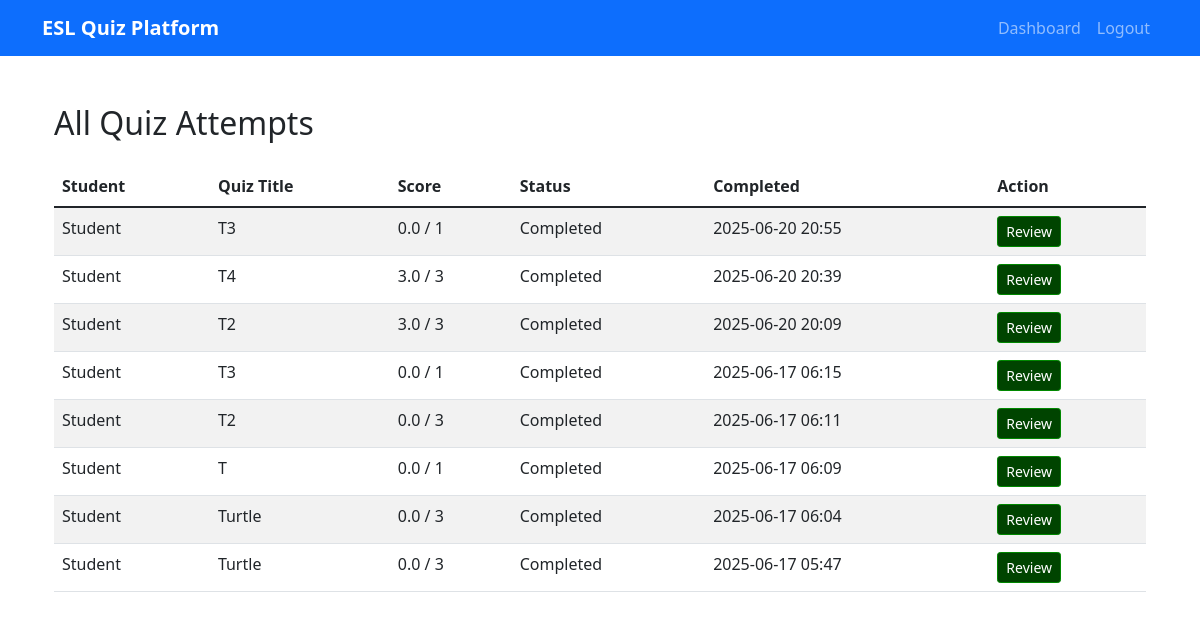
Page /instructor/quiz_attempts (signed in) on the committed database.
### app/models.py (models this page shows, shortened)
class QuizAttempt(db.Model):
    id = db.Column(db.Integer, primary_key=True)
    score = db.Column(db.Float)
    total_questions = db.Column(db.Integer)
    time_started = db.Column(db.DateTime, default=datetime.utcnow)
    time_completed = db.Column(db.DateTime)
    is_completed = db.Column(db.Boolean, default=False)
    student_id = db.Column(db.Integer, db.ForeignKey('user.id'), nullable=False)
    quiz_id = db.Column(db.Integer, db.ForeignKey('quiz.id'), nullable=False)
    answers = db.relationship('StudentAnswer', backref='attempt', lazy='dynamic', cascade='all, delete-orphan')

class User(UserMixin, db.Model):
    id = db.Column(db.Integer, primary_key=True)
    name = db.Column(db.String(64), nullable=False)
    email = db.Column(db.String(120), index=True, unique=True, nullable=False)
    password_hash = db.Column(db.String(128))
    role = db.Column(db.String(20), default='student')  # 'student' or 'instructor'
    created_at = db.Column(db.DateTime, default=datetime.utcnow)
    grade_level = db.Column(db.String(20))  # beginner, intermediate, advanced
    created_quizzes = db.relationship('Quiz', backref='creator', lazy='dynamic', cascade='all, delete-orphan')
    quiz_attempts = db.relationship('QuizAttempt', backref='student', lazy='dynamic', cascade='all, delete-orphan')

class Quiz(db.Model):
    id = db.Column(db.Integer, primary_key=True)
    title = db.Column(db.String(200), nullable=False)
    description = db.Column(db.Text)
    quiz_type = db.Column(db.String(50))
    source_content = db.Column(db.Text)
    source_image_path = db.Column(db.String(255))
    source_mime = db.Column(db.String(50))
    difficulty_level = db.Column(db.String(20))
    created_at = db.Column(db.DateTime, default=datetime.utcnow)
    is_active = db.Column(db.Boolean, default=True)
    creator_id = db.Column(db.Integer, db.ForeignKey('user.id'), nullable=False)
    questions = db.relationship('Question', backref='quiz', lazy='dynamic', cascade='all, delete-orphan')
    attempts = db.relationship('QuizAttempt', backref='quiz', lazy='dynamic')
    assignments = db.relationship('QuizAssignment', backref='quiz', lazy='dynamic')

### app/main/routes.py (the view)
@bp.route('/instructor/quiz_attempts')
@login_required
def view_all_quiz_attempts():
    if current_user.role != 'instructor':
        flash('Access denied.')
        return redirect(url_for('main.dashboard'))
    attempts = (
        QuizAttempt.query
        .join(Quiz)
        .filter(Quiz.creator_id == current_user.id)
        .order_by(QuizAttempt.time_started.desc())
        .all()
    )
    return render_template('main/all_quiz_attempts.html', attempts=attempts)

### app/models.py (called while the page is built)
@login.user_loader
def load_user(id):
    return User.query.get(int(id))

### app/templates/main/all_quiz_attempts.html
{% extends "base.html" %}
{% block content %}
<div class="container mt-5">
    <h2>All Quiz Attempts</h2>
    {% if attempts %}
    <table class="table table-striped mt-4">
        <thead>
            <tr>
                <th>Student</th>
                <th>Quiz Title</th>
                <th>Score</th>
                <th>Status</th>
                <th>Completed</th>
                <th>Action</th>
            </tr>
        </thead>
        <tbody>
            {% for attempt in attempts %}
            <tr>
                <td>{{ attempt.student.name }}</td>
                <td>{{ attempt.quiz.title }}</td>
                <td>
                    {% if attempt.is_completed %}
                        {{ attempt.score }} / {{ attempt.total_questions }}
                    {% else %}
                        N/A
                    {% endif %}
                </td>
                <td>{{ 'Completed' if attempt.is_completed else 'In Progress' }}</td>
                <td>{{ attempt.time_completed.strftime('%Y-%m-%d %H:%M') if attempt.time_completed else '-' }}</td>
                <td>
                    {% if attempt.is_completed %}
                        <a href="{{ url_for('main.review_attempt', attempt_id=attempt.id) }}" class="btn btn-sm btn-primary">Review</a>
                    {% else %}
                        <span class="text-muted">Not finished</span>
                    {% endif %}
                </td>
            </tr>
            {% endfor %}
        </tbody>
    </table>
    {% else %}
    <p>No attempts found.</p>
    {% endif %}
</div>
{% endblock %}

### app/static/css/style.css (style rules this page uses)
.btn { background-color: #004400; border-color: #008800; }

### rows in the picture
QuizAttempt: student.name "Student", quiz "T3", score "0.0", total_questions "1", is_completed "Completed", time_completed "2025-06-20 20:55"
QuizAttempt: student.name "Student", quiz "T4", score "3.0", total_questions "3", is_completed "Completed", time_completed "2025-06-20 20:39"
QuizAttempt: student.name "Student", quiz "T2", score "3.0", total_questions "3", is_completed "Completed", time_completed "2025-06-20 20:09"
QuizAttempt: student.name "Student", quiz "T3", score "0.0", total_questions "1", is_completed "Completed", time_completed "2025-06-17 06:15"
QuizAttempt: student.name "Student", quiz "T2", score "0.0", total_questions "3", is_completed "Completed", time_completed "2025-06-17 06:11"
QuizAttempt: student.name "Student", quiz "T", score "0.0", total_questions "1", is_completed "Completed", time_completed "2025-06-17 06:09"
QuizAttempt: student.name "Student", quiz "Turtle", score "0.0", total_questions "3", is_completed "Completed", time_completed "2025-06-17 06:04"
QuizAttempt: student.name "Student", quiz "Turtle", score "0.0", total_questions "3", is_completed "Completed", time_completed "2025-06-17 05:47"
